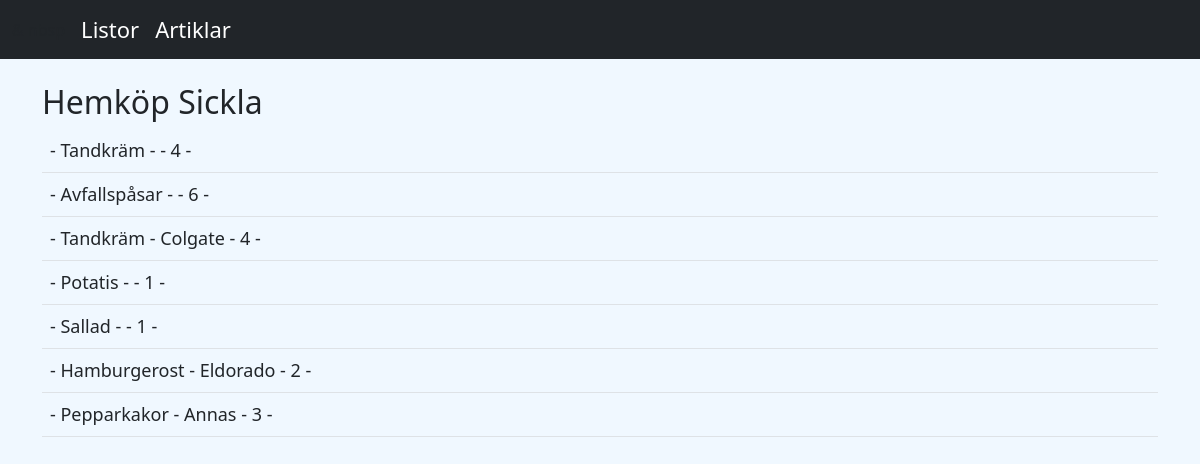
/posts/1/Hemköp Sickla, run on the app's committed database.
### app.py (models this page shows, shortened)
class Postss(db.Model):
    id = db.Column(db.Integer, primary_key=True)
    name = db.Column(db.String(100), nullable=False)
    info = db.Column(db.String(50), nullable=False)
    category = db.Column(db.String(20), nullable=False)
    date_added = db.Column(db.DateTime, nullable=False, default=datetime.utcnow)
    done = db.Column(db.Boolean, default=False)
    poster_id = db.Column(db.Integer, db.ForeignKey('lists.id'))

### app.py (the view)
@app.route('/posts/<int:id>/<name>')
def posts(id,name):
    print(name)
    posts = db.session.query(Postss, Postss.name, Postss.info, Postss.category).join(Lists).filter(id == Postss.poster_id).all()
    for post in posts:
     return render_template('post.html', posts=posts, name=name)

### templates/post.html
{% extends "base.html" %}
{% block content %}
<table  class = "table table-borderd table-hover th-sm">
<h2>
    {{ name }}
</h2>
    <tbody>
    {% for post in posts %}
    <tr>
        <td>{{ post.id }} - {{ post.name }} - {{ post.info }} - {{ post.category}} - {{ post.poster_id}}
    </tr>
    </tbody>
    {% endfor %}
</table>
{% endblock %}

### static/css/style.css (style rules this page uses)
body { background: #F0F8FF; }
tbody { font-size: 18px; }

### data on the page
Postss: name "Tandkräm", category "4"
Postss: name "Avfallspåsar", category "6"
Postss: name "Tandkräm", info "Colgate", category "4"
Postss: name "Potatis", category "1"
Postss: name "Sallad", category "1"
Postss: name "Hamburgerost", info "Eldorado", category "2"
Postss: name "Pepparkakor", info "Annas", category "3"

### other printed values
{{ name }} "Hemköp Sickla"
